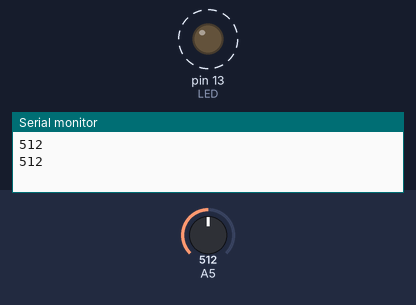
The sketch below on a simulated Arduino Uno, built with avr-gcc and run on an emulated ATmega328P. Parts: output pins drawn as LEDs (lit = HIGH), the last lines printed to the serial monitor. Dashed ring = blinking. The inputs (shaded band) are chosen by the test bench; at power-on: A5 = 512.

Above: at 1.8 s.
1.9 s: A5 set to 1023
At 3.4 s:
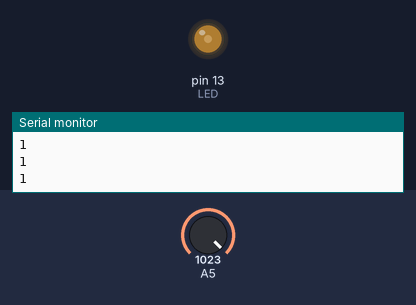
3.7 s: A5 set to 900
At 4.01 s:
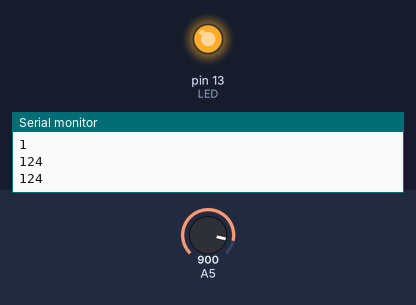
Timing chart, 0 to 13.2 s (numbered marks = the images above; inputs shaded):
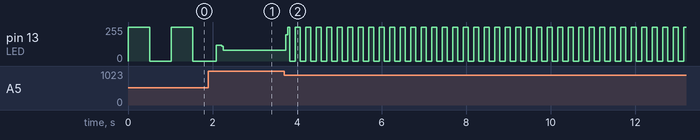

The sketch:

LDR_BLINK.ino
```cpp
const int LED=13;
int val=0;
void setup() {
  pinMode(LED,OUTPUT);
  Serial.begin(9600);
}

void loop() {
  val=1024-analogRead(5);
  Serial.println(val);
  digitalWrite(LED,HIGH);
  delay(val);
  digitalWrite(LED,LOW);
  delay(val);
}
```

Measured:
- after the input at 3.7 s, pin 13 (LED): 81/255 → 196/255 at once, then moves between 0/255 and 255/255, repeating every 0.99 s
- by itself, pin 13 (LED): alternates 255/255 for 0.51 s and 0/255 for 0.51 s
